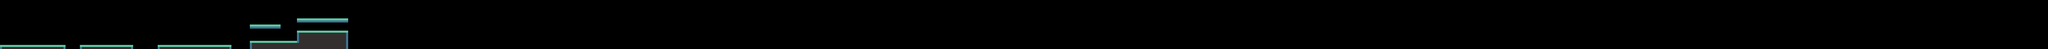

Tiled map render using the project's own tile images. Description and the map definition, with tile-layer contents summarised, below:
An orthogonal 1000x24 tile map with 32x32 px tiles, 2 tile layers (tiles, collisions) and 1 object (Player).

<map version="1.0" orientation="orthogonal" width="1000" height="24" tilewidth="32" tileheight="32">
 <tileset firstgid="1" name="tiles" tilewidth="32" tileheight="32">
  <image source="tiles.png" width="128" height="32" />
 </tileset>
 <layer name="tiles" width="1000" height="24">
  <data>[24000 cells, 585 non-empty, 2 distinct tile ids]</data>
 </layer>
 <layer name="collisions" width="1000" height="24" opacity="0.56">
  <data>[24000 cells, 244 non-empty, 1 distinct tile ids]</data>
 </layer>
 <objectgroup name="objects" width="1000" height="24">
  <object name="player" type="Player" x="160" y="512" />
 </objectgroup>
</map>
